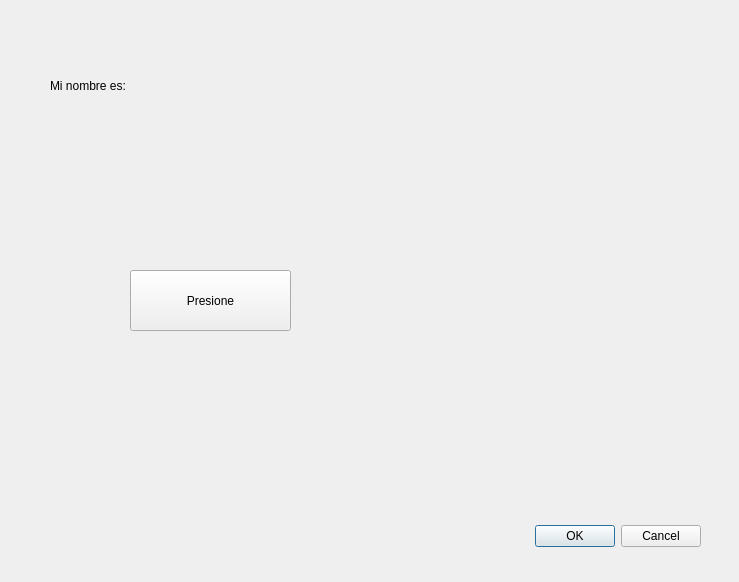
<?xml version="1.0" encoding="UTF-8"?>
<ui version="4.0">
 <class>Dialog</class>
 <widget class="QDialog" name="Dialog">
  <property name="geometry">
   <rect>
    <x>0</x>
    <y>0</y>
    <width>739</width>
    <height>582</height>
   </rect>
  </property>
  <property name="windowTitle">
   <string>Dialog</string>
  </property>
  <widget class="QDialogButtonBox" name="buttonBox">
   <property name="geometry">
    <rect>
     <x>360</x>
     <y>520</y>
     <width>341</width>
     <height>32</height>
    </rect>
   </property>
   <property name="orientation">
    <enum>Qt::Horizontal</enum>
   </property>
   <property name="standardButtons">
    <set>QDialogButtonBox::Cancel|QDialogButtonBox::Ok</set>
   </property>
  </widget>
  <widget class="QPushButton" name="pushButton">
   <property name="geometry">
    <rect>
     <x>130</x>
     <y>270</y>
     <width>161</width>
     <height>61</height>
    </rect>
   </property>
   <property name="text">
    <string>Presione</string>
   </property>
  </widget>
  <widget class="QLabel" name="label">
   <property name="geometry">
    <rect>
     <x>50</x>
     <y>40</y>
     <width>201</width>
     <height>91</height>
    </rect>
   </property>
   <property name="text">
    <string>Mi nombre es: </string>
   </property>
  </widget>
 </widget>
 <resources/>
 <connections>
  <connection>
   <sender>buttonBox</sender>
   <signal>accepted()</signal>
   <receiver>Dialog</receiver>
   <slot>accept()</slot>
   <hints>
    <hint type="sourcelabel">
     <x>248</x>
     <y>254</y>
    </hint>
    <hint type="destinationlabel">
     <x>157</x>
     <y>274</y>
    </hint>
   </hints>
  </connection>
  <connection>
   <sender>buttonBox</sender>
   <signal>rejected()</signal>
   <receiver>Dialog</receiver>
   <slot>reject()</slot>
   <hints>
    <hint type="sourcelabel">
     <x>316</x>
     <y>260</y>
    </hint>
    <hint type="destinationlabel">
     <x>286</x>
     <y>274</y>
    </hint>
   </hints>
  </connection>
 </connections>
</ui>
